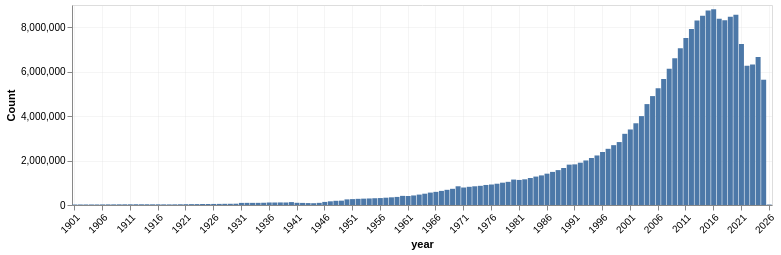

Write notebook code for a chart like this one.
### Code cell
alt.Chart(count_df).mark_bar().encode(
    x=alt.X('year:O', 
            axis=alt.Axis(labelAngle=-45, 
                         values=list(count_df['year'][::5]))),  # Show every 5th year
    y=alt.Y('n:Q', title='Count'),
    tooltip=['year:O', 'n:Q']
).properties(
    width=700,
    height=200
).configure_axis(
    grid=True,
    gridOpacity=0.3
)

### Figure 1 — Vega-Lite specification as saved in the notebook (floating-point values rounded to 4 significant figures)
{"config": {"view": {"continuousWidth": 300, "continuousHeight": 300}, "axis": {"grid": true, "gridOpacity": 0.3}}, "data": {"name": "data-85f849825872b7bbb16f05f33fc17eeb"}, "mark": {"type": "bar"}, "encoding": {"tooltip": [{"field": "year", "type": "ordinal"}, {"field": "n", "type": "quantitative"}], "x": {"axis": {"labelAngle": -45, "values": [1901, 1906, 1911, 1916, 1921, 1926, 1931, 1936, 1941, 1946, 1951, 1956, 1961, 1966, 1971, 1976, 1981, 1986, 1991, 1996, 2001, 2006, 2011, 2016, 2021, 2026]}, "field": "year", "type": "ordinal"}, "y": {"field": "n", "title": "Count", "type": "quantitative"}}, "height": 200, "width": 700, "$schema": "https://vega.github.io/schema/vega-lite/v6.1.0.json", "datasets": {"data-85f849825872b7bbb16f05f33fc17eeb": [{"n": 21811, "year": 1901}, {"n": 23372, "year": 1902}, {"n": 23543, "year": 1903}, {"n": 23981, "year": 1904}, {"n": 24126, "year": 1905}, {"n": 26040, "year": 1906}, {"n": 27827, "year": 1907}, {"n": 28110, "year": 1908}, {"n": 29751, "year": 1909}, {"n": 30691, "year": 1910}, {"n": 31340, "year": 1911}, {"n": 33905, "year": 1912}, {"n": 32227, "year": 1913}, {"n": 32467, "year": 1914}, {"n": 30470, "year": 1915}, {"n": 30480, "year": 1916}, {"n": 28539, "year": 1917}, {"n": 27438, "year": 1918}, {"n": 29164, "year": 1919}, {"n": 32857, "year": 1920}, {"n": 36271, "year": 1921}, {"n": 39092, "year": 1922}, {"n": 40706, "year": 1923}, {"n": 44055, "year": 1924}, {"n": 44398, "year": 1925}, {"n": 47758, "year": 1926}, {"n": 49914, "year": 1927}, {"n": 53154, "year": 1928}, {"n": 54531, "year": 1929}, {"n": 58028, "year": 1930}, {"n": 94578, "year": 1931}, {"n": 96373, "year": 1932}, {"n": 95750, "year": 1933}, {"n": 96820, "year": 1934}, {"n": 100989, "year": 1935}, {"n": 112897, "year": 1936}, {"n": 112158, "year": 1937}, {"n": 114867, "year": 1938}, {"n": 113039, "year": 1939}, {"n": 130059, "year": 1940}, {"n": 99479, "year": 1941}, {"n": 93984, "year": 1942}, {"n": 86961, "year": 1943}, {"n": 81255, "year": 1944}, {"n": 96235, "year": 1945}, {"n": 138848, "year": 1946}, {"n": 166027, "year": 1947}, {"n": 188495, "year": 1948}, {"n": 194865, "year": 1949}, {"n": 253040, "year": 1950}, {"n": 265218, "year": 1951}, {"n": 277290, "year": 1952}, {"n": 286187, "year": 1953}, {"n": 294380, "year": 1954}, {"n": 304553, "year": 1955}, {"n": 312506, "year": 1956}, {"n": 328272, "year": 1957}, {"n": 345357, "year": 1958}, {"n": 363813, "year": 1959}, {"n": 410790, "year": 1960}, {"n": 405725, "year": 1961}, {"n": 429705, "year": 1962}, {"n": 468217, "year": 1963}, {"n": 508554, "year": 1964}, {"n": 558477, "year": 1965}, {"n": 591116, "year": 1966}, {"n": 634714, "year": 1967}, {"n": 683337, "year": 1968}, {"n": 728510, "year": 1969}, {"n": 842726, "year": 1970}, {"n": 786835, "year": 1971}, {"n": 818597, "year": 1972}, {"n": 842135, "year": 1973}, {"n": 862958, "year": 1974}, {"n": 901600, "year": 1975}, {"n": 922175, "year": 1976}, {"n": 957560, "year": 1977}, {"n": 1004341, "year": 1978}, {"n": 1041909, "year": 1979}, {"n": 1144792, "year": 1980}, {"n": 1127877, "year": 1981}, {"n": 1156379, "year": 1982}, {"n": 1216043, "year": 1983}, {"n": 1278744, "year": 1984}, {"n": 1332236, "year": 1985}, {"n": 1409693, "year": 1986}, {"n": 1489816, "year": 1987}, {"n": 1570622, "year": 1988}, {"n": 1663952, "year": 1989}, {"n": 1816235, "year": 1990}, {"n": 1828813, "year": 1991}, {"n": 1903744, "year": 1992}, {"n": 2004843, "year": 1993}, {"n": 2114059, "year": 1994}, {"n": 2228861, "year": 1995}, {"n": 2385408, "year": 1996}, {"n": 2528445, "year": 1997}, {"n": 2693256, "year": 1998}, {"n": 2832090, "year": 1999}, {"n": 3203209, "year": 2000}, {"n": 3398894, "year": 2001}, {"n": 3677673, "year": 2002}, {"n": 4000155, "year": 2003}, {"n": 4540858, "year": 2004}, {"n": 4901093, "year": 2005}, {"n": 5253770, "year": 2006}, {"n": 5670263, "year": 2007}, {"n": 6127480, "year": 2008}, {"n": 6601726, "year": 2009}, {"n": 7049916, "year": 2010}, {"n": 7515885, "year": 2011}, {"n": 7922845, "year": 2012}, {"n": 8304736, "year": 2013}, {"n": 8519712, "year": 2014}, {"n": 8747860, "year": 2015}, {"n": 8808705, "year": 2016}, {"n": 8385604, "year": 2017}, {"n": 8311963, "year": 2018}, {"n": 8472813, "year": 2019}, {"n": 8557658, "year": 2020}, {"n": 7250069, "year": 2021}, {"n": 6271269, "year": 2022}, {"n": 6318443, "year": 2023}, {"n": 6659773, "year": 2024}, {"n": 5637581, "year": 2025}, {"n": 19948, "year": 2026}]}}
